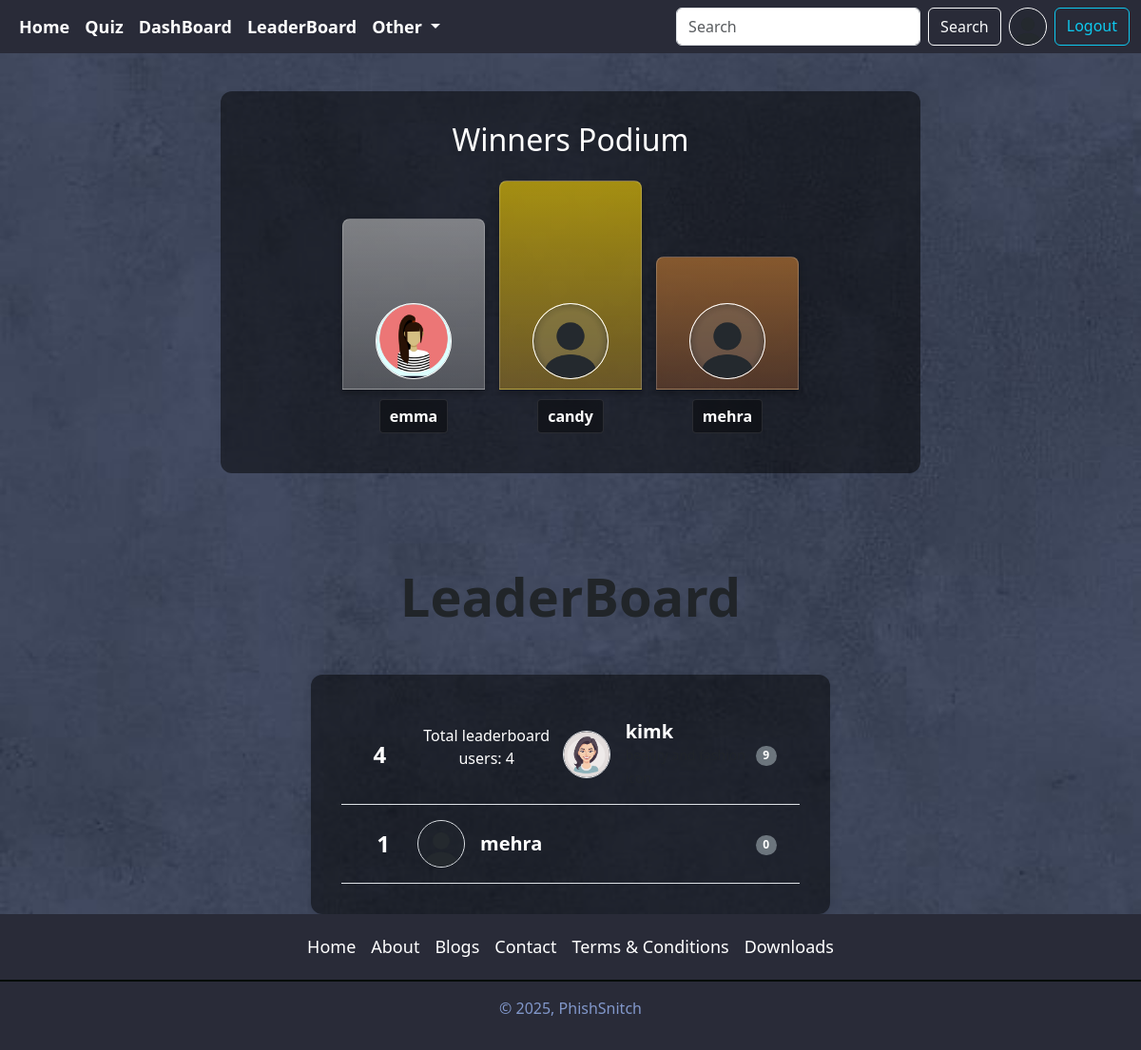
/leaderboard (signed in), run on the app's committed database.
### accounts/models.py (models this page shows, shortened)
class Profile(models.Model):
    user=models.OneToOneField(User, on_delete=models.CASCADE,null=True,verbose_name='User_Object')
    bio=models.TextField(blank=True,null=True)
    profile_image=models.ImageField(upload_to='profile_images',default='userdefault.png',blank=True,null=True,verbose_name='Profile_Pic')
    location=models.CharField(max_length=100,blank=True,null=True)
    GENDER=(
        ('Male','Male'),
        ('Female','Female'),
        ('Other','Other')
    )
    gender=models.CharField(max_length=6,choices=GENDER,blank=True,null=True)
    rank=models.IntegerField(null=True,blank=True,editable=True,default=0)
    total_score = models.IntegerField(default=0)

### quiz/models.py (models this page shows, shortened)
class UserRank(models.Model):
    user=models.OneToOneField(User,on_delete=models.CASCADE)
    rank=models.IntegerField(null=True,blank=True)
    total_score=models.IntegerField(null=True,blank=True)

### base/views.py (the view)
# urls.py: path('leaderboard',views.leaderboaard_view,name='leaderboard'),
@login_required
def leaderboaard_view(request):
    leaderboard_users=UserRank.objects.order_by('rank')
    context={"leaderboard_users":leaderboard_users}
    return render(request,"leaderboard.html",context)

### templates/leaderboard.html (shortened to what this page needs)
{% extends 'index.html' %}
{% block content %}
{% load static%}
<div class="responsive-bg">
       <div class="container py-5 ">
    <div class="row justify-content-center mt-5">
        <div class="col-lg-8">
            <div class="left-content ">
                <h2 class="text-center mb-4">Winners Podium</h2>
                <div class="pedestal-container">
                    <div class="pedestal">
                        <div class="pedestal-base second-place">
                            <div class="prize-spot">
                                {% if leaderboard_users.1 %}
                                 <a href="{% url 'profile' leaderboard_users.1.user.username %}" data-bs-toggle="tooltip" data-bs-placement="bottom" data-bs-title="{{leaderboard_users.1.user.username}}" >
                                <img src="{{ leaderboard_users.1.user.profile.profile_image.url }}"
                                     alt="Second place"
                                     class="prize-image rounded-circle border border-white"
                                     style="border-width: 2px;">
                                     </a>
                                {% else %}
                                <img src="{% static 'images/default-profile.png' %}"
                                     alt="No second place"
                                     class="prize-image rounded-circle border border-white"
                                     style="border-width: 2px;">
                                {% endif %}
                            </div>
                        </div>
                        <div class="pedestal-label">
                            {% if leaderboard_users.1 %}{{ leaderboard_users.1.user.username }}{% else %}Second{% endif %}
                        </div>
                    </div>
                    <div class="pedestal">
                        <div class="pedestal-base first-place">
                            <div class="prize-spot">
                                {% if leaderboard_users.0 %}
                                <a href="{% url 'profile' leaderboard_users.0.user.username %}" data-bs-toggle="tooltip" data-bs-placement="bottom" data-bs-title="{{leaderboard_users.0.user.username}}" >
                                <img src="{{ leaderboard_users.0.user.profile.profile_image.url }}"
                                     alt="First place"
                                     class="prize-image rounded-circle border border-white"
                                     style="border-width: 2px;">
                                     </a>
                                {% else %}
                                <img src="{% static 'images/default-profile.png' %}"
                                     alt="No first place"
                                     class="prize-image rounded-circle border border-white"
                                     style="border-width: 2px;">
                                {% endif %}
                            </div>
                        </div>
                        <div class="pedestal-label">
                            {% if leaderboard_users.0 %}{{ leaderboard_users.0.user.username }}{% else %}First{% endif %}
                        </div>
                    </div>
                    <div class="pedestal">
                        <div class="pedestal-base third-place">
                            <div class="prize-spot">
                                {% if leaderboard_users.2 %}
                                <a href="{% url 'profile' leaderboard_users.2.user.username %}" data-bs-toggle="tooltip" data-bs-placement="bottom" data-bs-title="{{leaderboard_users.2.user.username}}" >
                                <img src="{{ leaderboard_users.2.user.profile.profile_image.url }}"
                                     alt="Third place"
                                     class="prize-image rounded-circle border border-white"
                                     style="border-width: 2px;">
                                     </a>
                                {% else %}
                                <img src="{% static 'images/default-profile.png' %}"
                                     alt="No third place"
                                     class="prize-image rounded-circle border border-white"
                                     style="border-width: 2px;">
                                {% endif %}
                            </div>
                        </div>
                        <div class="pedestal-label">
                            {% if leaderboard_users.2 %}{{ leaderboard_users.2.user.username }}{% else %}Third{% endif %}
                        </div>
                    </div>
                </div>
            </div>
        </div>
    </div>
</div>
        <div class="container">
    <h1 class="display-4 text-center my-5" style="font-weight: 900;">LeaderBoard</h1>
    <div class="row justify-content-center">
        <div class="col-md-8 col-lg-6">
            {% if leaderboard_users|length == 0 %}
            <div class="text-center text-danger py-5">
                <h4>No users available on leaderboard</h4>
            </div>
            {% else %}
            <div class="leaderboard-list">
                {% for rank in leaderboard_users %}
                {% if forloop.counter >= 4 %}
                <div class="leaderboard-item d-flex align-items-center py-3 border-bottom">
                    <div class="rank-number me-3" style="width: 40px; text-align: center;">
                        <span class="fs-4 fw-bold">{{forloop.counter}}</span>
                    </div>
                   <p class="text-white text-center">Total leaderboard users: {{ leaderboard_users|length }}</p>
                    <div class="user-avatar me-3">
                        <a href="{% url 'profile' rank.user.username %}" data-bs-toggle="tooltip" data-bs-placement="bottom" data-bs-title="{{rank.user.username}}" >
                        <img src="{{rank.user.profile.profile_image.url}}"
                             class="rounded-circle border"
                             width="50"
                             height="50"
                             alt="{{rank.user.username}}">
                             </a>
                    </div>
                    <div class="user-info flex-grow-1">
                        <h5 class="mb-0 fw-bold">{{rank.user.username}}</h5>
                        <small class="text-muted">{{rank.user.profile.bio|truncatewords:5}}</small>
                    </div>
                    <div class="user-points ms-2">
                        <span class="badge bg-secondary rounded-pill">{{rank.user.profile.total_score}}</span>
                    </div>
                </div>
                {% endif %}
                {% endfor %}
                <div class="leaderboard-item d-flex align-items-center py-3 border-bottom">
                    <div class="rank-number me-3" style="width: 40px; text-align: center;">
                        <span class="fs-4 fw-bold">{{request.user.profile.rank}}</span>
                    </div>
                    <div class="user-avatar me-3">
                        <img src="{{request.user.profile.profile_image.url}}"
                             class="rounded-circle border"
                             width="50"
                             height="50"
                             alt="{{request.user.username}}">
                    </div>
                    <div class="user-info flex-grow-1">
                        <h5 class="mb-0 fw-bold">{{request.user.username}}</h5>
                    </div>
                    <div class="user-points ms-2">
                        <span class="badge bg-secondary rounded-pill">{{request.user.profile.total_score}}</span>
                    </div>
                </div>
            </div>
            {% endif %}
        </div>
    </div>
</div>
</div>
{% endblock content %}

### templates/components/navbar.html (shortened to what this page needs)
{% load static %}
<nav class="navbar navbar-expand-lg ">
    <div class="container-fluid">
      <div class="collapse navbar-collapse" id="navbarSupportedContent">
        <ul class="navbar-nav me-auto mb-2 mb-lg-0">
          <li class="nav-item content">
            <a class="nav-link active" aria-current="page" href="{% url 'home' %}">Home</a>
          </li>
          <li class="nav-item content">
            <a class="nav-link" href="{% url 'category_view' %}">Quiz</a>
          </li>
          {% if request.user.is_superuser %}
          <li class="nav-item content">
            <a class="nav-link" href="{%  url 'dashboard' %}">DashBoard</a>
          </li>
          {% endif %}
          <li class="nav-item content">
            <a class="nav-link" href="{%  url 'leaderboard' %}">LeaderBoard</a>
          </li>
          <li class="nav-item dropdown content " style="background-color: #292b38;">
            <a class="nav-link dropdown-toggle" href="#" role="button" data-bs-toggle="dropdown" aria-expanded="false">
              Other
            </a>
          </li>
        </ul>
        <form class="d-flex" role="search" action="{% url 'search_users' %}">
          <input class="form-control me-2" type="search" placeholder="Search" aria-label="Search" name="q"/>
          <button class="btn btn-outline-light" type="submit">Search</button>
          {% if request.user.is_authenticated %}
          <a href="{% url 'profile' request.user.username %}" data-bs-toggle="tooltip" data-bs-placement="bottom" data-bs-title="{{request.user.username}}" >
            <img src="{{ request.user.profile.profile_image.url }}" alt="image not found" width="40" height="40" class="rounded-circle mx-2 border border-white" style="border-width: 2px;">
          </a>
          <a href="{% url 'logout' %}" class="btn btn-outline-info ">Logout</a>
          {% else %}
          <a href="{% url 'login' %}" class="btn btn-outline-info ms-2">Login</a>
          {% endif %}
        </form>
      </div>
    </div>
  </nav>

### templates/components/navbar.html (style rules this page uses)
.navbar { background-color: #292b38; display: flex; justify-content: space-around; align-items: center; font-weight: bolder; position:fixed; top: 0px; z-index: 100; width: 100vw; }
.content a { text-decoration: none; color: white; padding: 5px; font-size: large; z-index: 10; }

### templates/leaderboard.html (style rules this page uses)
.leaderboard-list { box-shadow: 0 2px 10px rgba(0,0,0,0.1); overflow: hidden; background-color: rgba(0, 0, 0, 0.5); padding: 2rem; border-radius: 12px; color: white; }
.leaderboard-item { padding: 0.8rem 1.5rem; transition: background-color 0.2s; }
.user-avatar img { object-fit: cover; }

### templates/components/footer.html (style rules this page uses)
.content a { text-decoration: none; color: white !important; padding: 5px; font-size: large; z-index: 10; }

### data on the page
UserRank: user.profile_image (picture), user.username "emma"
UserRank: user.profile_image (placeholder picture), user.username "candy"
UserRank: user.profile_image (placeholder picture), user.username "mehra"
UserRank: leaderboard_users "4", user.profile.profile_image (picture), user.username "kimk", user.profile.total_score "9"

### other printed values
{{ request.user.profile.rank }} "1"
{{ request.user.username }} "mehra"
{{ request.user.profile.total_score }} "0"
